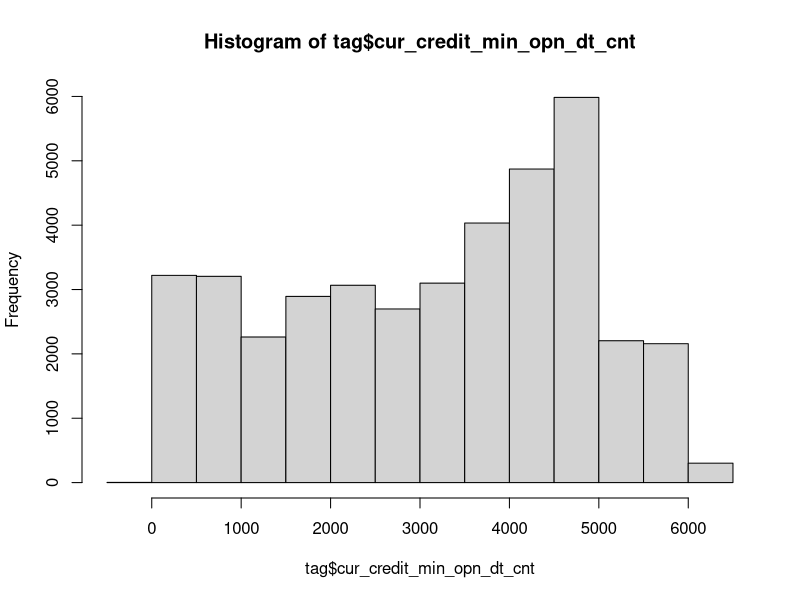
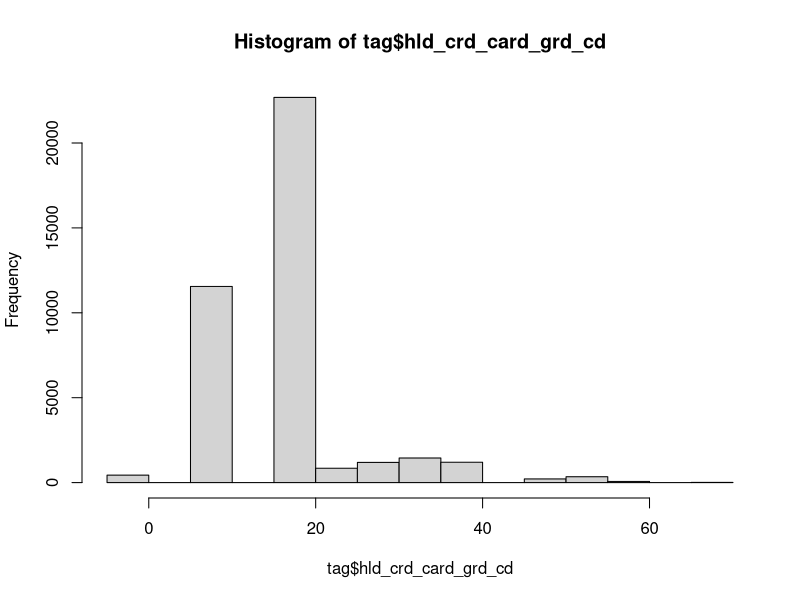
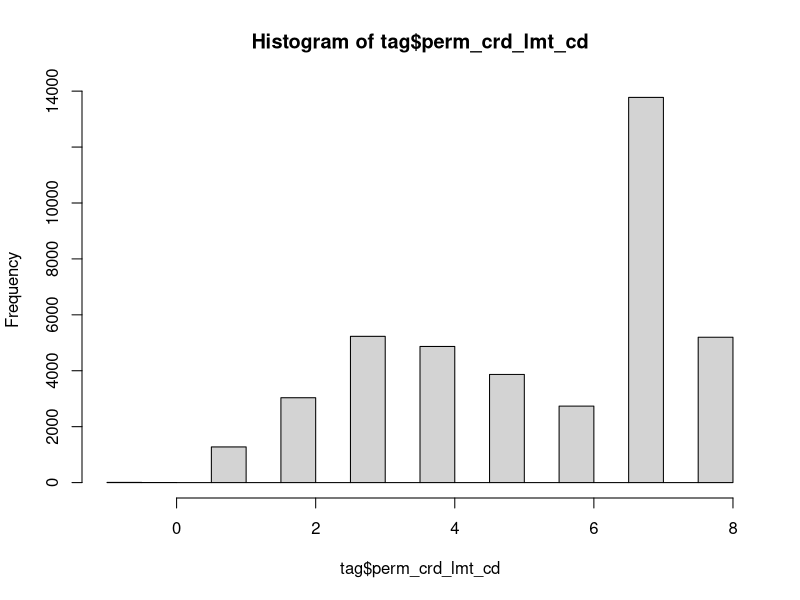
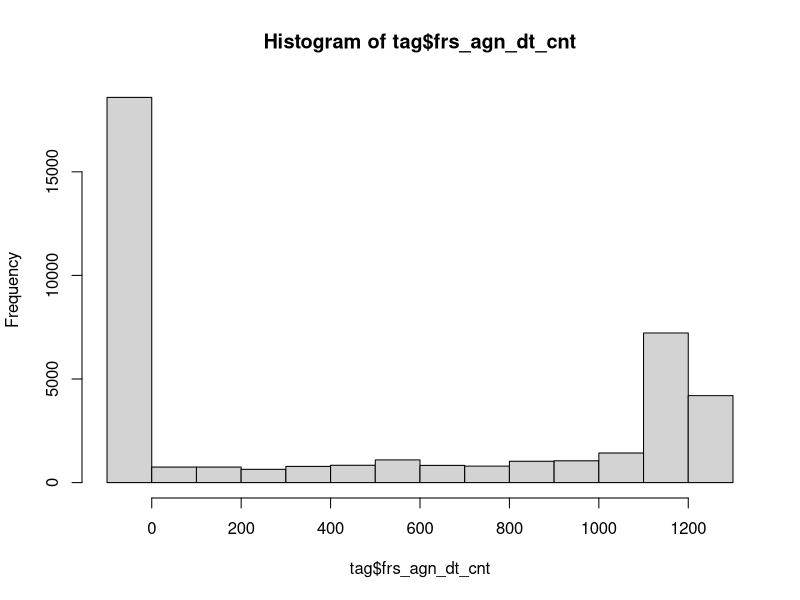
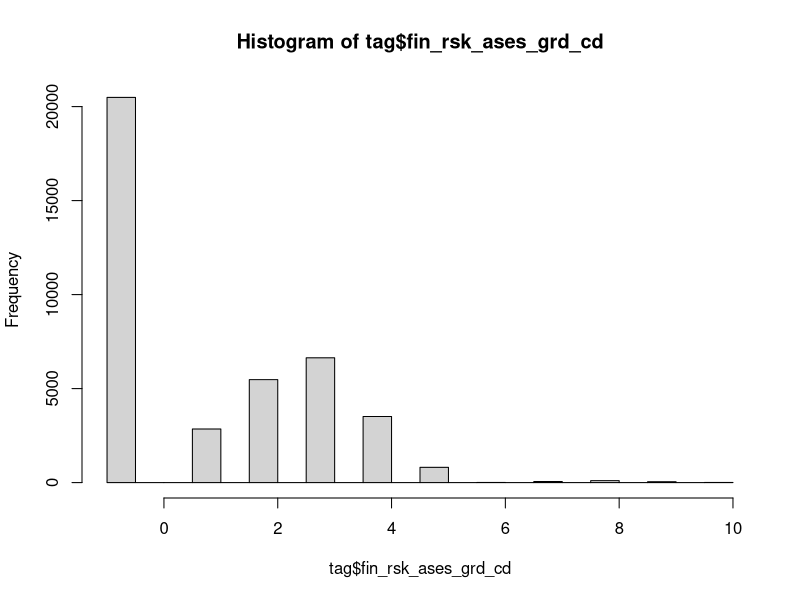
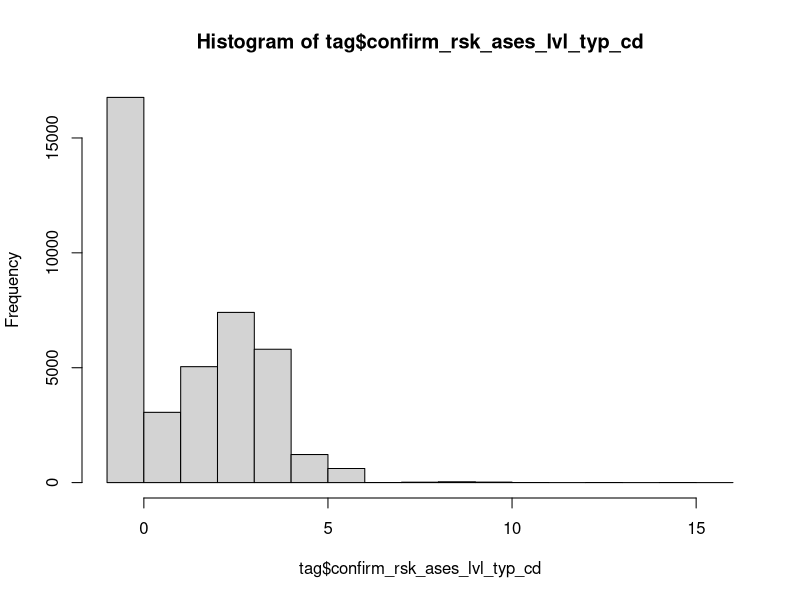
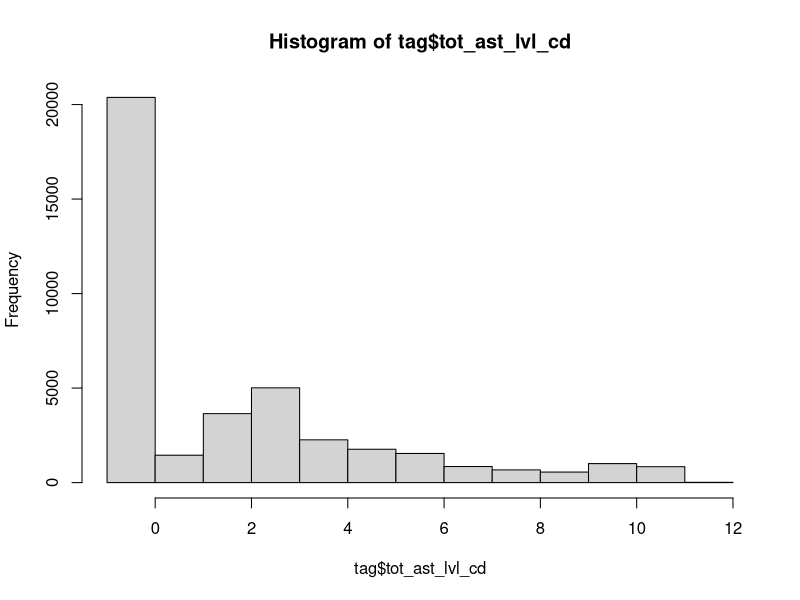
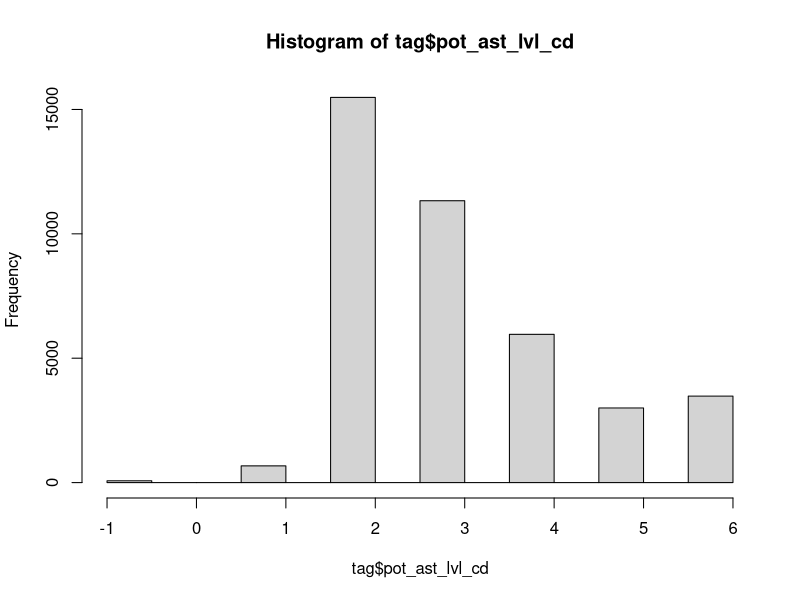

Reproduce these figures in R, in order. (Note: this script raises an error after producing the figures.)
## ---- chunk 1
library(tidyverse)
library(ggplot2)

tag <- read.csv("train_tag.csv")
dim(tag)[1]
colnames(tag)
rdm.index <- sample(dim(tag)[1], size=6)
tag[rdm.index,]
summary(tag)
## ---- chunk 2
#put categorical variables as fators
tag[c(2,3,5,6,7,8,10,11,12,13,14,15,16,18,30,35,37)] <- lapply(tag[c(2,3,5,6,7,8,10,11,12,13,14,15,16,18,30,35,37)], as.factor)

#levels with empty name recoded as NA
tag$atdd_type[tag$atdd_type != "0" & tag$atdd_type != "1"] <- NA
tag$atdd_type <- droplevels(tag$atdd_type)
tag$deg_cd[tag$deg_cd == ""] <- NA
tag$deg_cd <- droplevels(tag$deg_cd)
summary(tag$edu_deg_cd)
tag$edu_deg_cd[tag$edu_deg_cd == ""] <- NA
tag$edu_deg_cd <- droplevels(tag$edu_deg_cd)
summary(tag)
## ---- chunk 3
#try to remove -1
colnames(tag)
neg_col_index <- c(17, 19, 20, 23, 24, 34, 38, 42)
dat <- tag
for (i in 1:8) {
  dat <- subset(dat, dat[neg_col_index[i]] != -1)
}

dim(dat) 
dim(tag)
## ---- chunk 4
#check cur_credit_min_opn_dt_cnt
hist(tag$cur_credit_min_opn_dt_cnt)
summary(tag$cur_credit_cnt)
#remove rows with -1 in cur_credit_min_opn_dt_cnt
dat1 <- subset(tag, cur_credit_min_opn_dt_cnt != -1)

#check hld_crd_card_grd_cd
hist(tag$hld_crd_card_grd_cd)
#remove -1 in hld_crd_card_grd_cd
dat1 <- subset(dat1, hld_crd_card_grd_cd != -1)

#check perm_crd_lmt_cd
hist(tag$perm_crd_lmt_cd)
#remove -1 in perm_crd_lmt_cd
dat1 <- subset(dat1, perm_crd_lmt_cd != -1)

#check frs_agn_dt_cnt
hist(tag$frs_agn_dt_cnt)
summary(tag$l6mon_agn_ind)
length(which(tag$frs_agn_dt_cnt == -1)) #=18588
length(which(tag$frs_agn_dt_cnt == -1 & tag$l6mon_agn_ind == 0)) #=18528
#remove frs_agn_dt_cnt
dat1 <- subset(dat1, select = - frs_agn_dt_cnt)

#check fin_rsk_ases_grd_cd
hist(tag$fin_rsk_ases_grd_cd)
#code the variable as a factor
dat1$fin_rsk_ases_grd_cd <- as.factor(dat1$fin_rsk_ases_grd_cd)

#check confirm_rsk_ases_lvl_typ_cd
hist(tag$confirm_rsk_ases_lvl_typ_cd)
#code the variable as a factor
dat1$confirm_rsk_ases_lvl_typ_cd <- as.factor(dat1$confirm_rsk_ases_lvl_typ_cd)

#check tot_ast_lvl_cd
hist(tag$tot_ast_lvl_cd)
#code the variable as a factor
dat1$tot_ast_lvl_cd <- as.factor(dat1$tot_ast_lvl_cd)

#check pot_ast_lvl_cd
hist(tag$pot_ast_lvl_cd)
#code the variable as a factor
dat1$pot_ast_lvl_cd <- as.factor(dat1$pot_ast_lvl_cd)
## ---- chunk 5
#response variable
hist(tag$ovd_30d_loan_tot_cnt)
#default for loan + credit card 
hist(tag$his_lng_ovd_day)
length(which(tag$his_lng_ovd_day != 0))
#default for credit card (customers without loan)
hist(tag$his_lng_ovd_day[tag$loan_act_ind==0])

#try to exclude customers with loan
dat1.1 <- dat1[dat1$loan_act_ind==0,]
length(which(dat1.1$his_lng_ovd_day > 0)) #only 3
length(which(dat1.1$ovd_30d_loan_tot_cnt > 0)) #only 1 person

#define Good as customers who never default
dat1$good <- as.factor(ifelse(dat1$his_lng_ovd_day == 0, 1, 0)) #Good as 1, Bad as 0
summary(dat1$good)
## ---- chunk 6
#investigate mrg_situ_cd

ggplot(dat1, aes(x=mrg_situ_cd, y=age)) + geom_boxplot()
mean(age[mrg_situ_cd=="A" & gdr_cd == "M"])
mean(age[mrg_situ_cd=="B" & gdr_cd == "M"])
#assume A = single, B = married

#subset our target group
dat.t <- subset(dat1, age<=35 & gdr_cd=="F" & mrg_situ_cd=="B", select = -c(age, gdr_cd, mrg_situ_cd))
dim(dat.t)
summary(dat.t)

## ---- chunk 7
#remove variables
flag
dnl_mbl_bnk_ind
dnl_bind_cmb_lif_ind

#investigate some outliers in variables
which.max(dat.t$cur_credit_cnt) #143
dat.t[143,]
which.max(dat.t$his_lng_ovd_day) #298
dat.t[298,]

#investigate the highly skewed variables
## ---- chunk 8
#Weight of evidence
dat$flag
